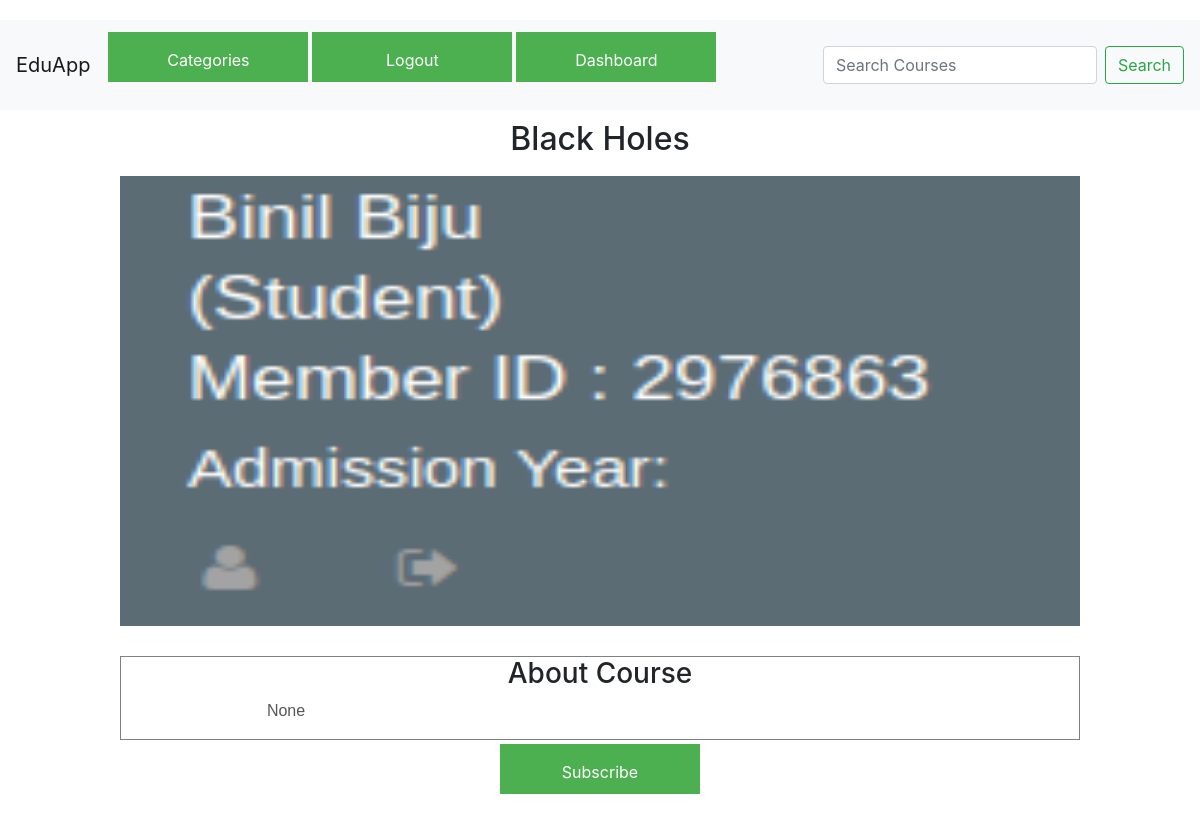
Page /course/black-holes/ (signed in) on the earlier database version.
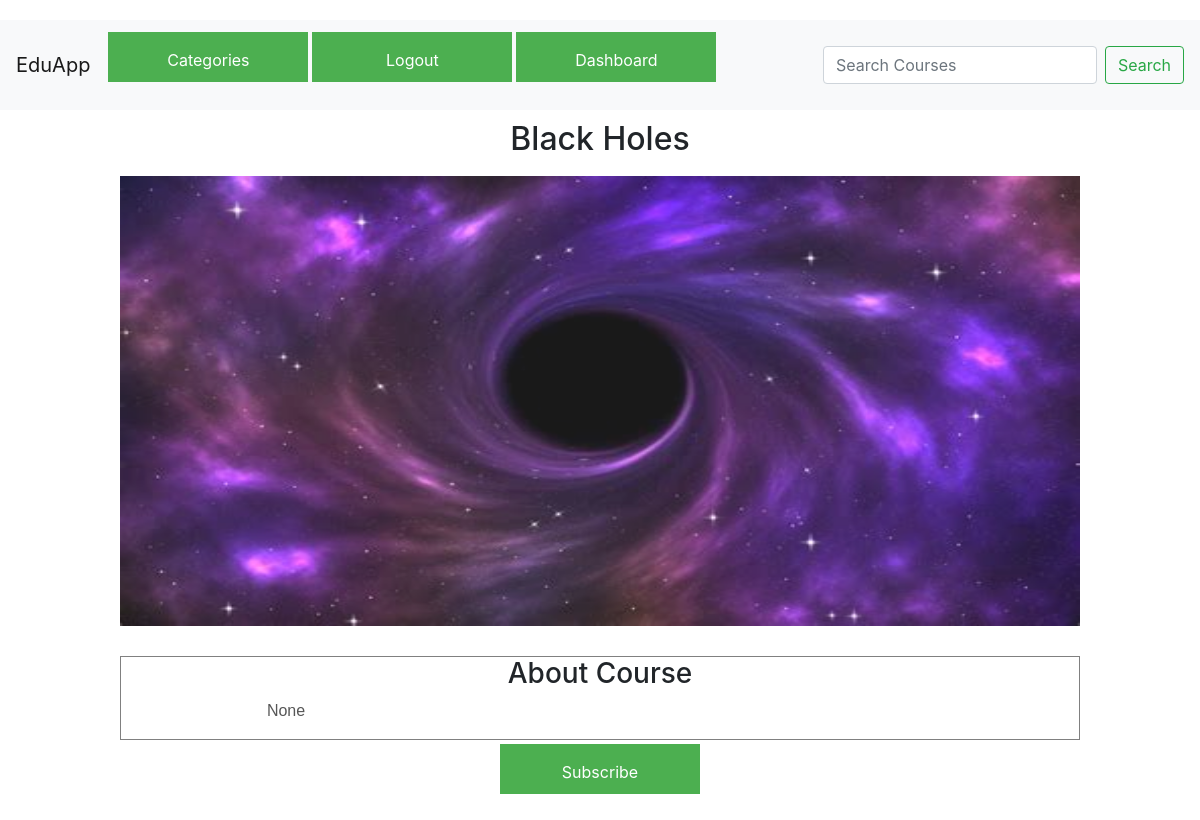
Same page on the later database version.
### app1/models.py (models this page shows, shortened)
class Course(models.Model):
    name = models.CharField(max_length=150)
    about = models.CharField(max_length=900, null=True, blank=True)
    category = models.ForeignKey(Category, on_delete=models.CASCADE)
    slug = models.SlugField(max_length=150, blank=True, null=True)
    lecturer = models.CharField(max_length=150, null=True, blank=True)
    date_created = models.DateTimeField(auto_now_add=True, null=True, blank=True, editable=True)
    date_modified = models.DateField(auto_now=True, null=True, blank=True, editable=True)
    thumbnail = models.ImageField(upload_to='thumbnails', null=True, blank=True)
    likes = models.ManyToManyField(User, blank=True)
    num_of_vids = models.IntegerField(null=True, blank=True)

### app1/views.py (the view)
# urls.py: path('course/<slug:slug>/', views.courseview, name='courseview'),
@login_required(login_url='login')
def courseview(request, slug):
    course = Course.objects.get(slug=slug)
    user = request.user
    if check_subscription(course, user):
        print("subscribed he")
        subscribed = True
    else:
        print("not subscribed he")
        subscribed = False
    like_status = "Like"
    print("likes", course.likes.all().count())
    likes = course.likes.all().count()
    if request.user in course.likes.all():
        print('user present')
        like_status = "Liked"
    else:
        print('user not present')
    num = course.num_of_vids
    print('num', num)
    vids_list = []
    for i in range(num):
        print('i', i)
        print('num', num)
        try:
            vid = video.objects.get(course=course, num=i)
            print(vid.title)
            vids_list.append(vid)
        except Exception as e:
            print(e)
    comment_form = CommentForm()
    complete_btn = ''
    if subscribed:
        sub = Subscription.objects.get(course=course, user=request.user)
        if sub.completed:
            complete_btn = "Mark Incomplete"
        else:
            complete_btn = "Mark Completed"
    return render(request, 'app1/course.html',
                  {'subscribed': subscribed, 'course': course, 'likes': likes, 'like_status': like_status,
                   'vids': vids_list,
                   'comment_form': comment_form, 'title': course.name, 'complete_btn': complete_btn})

### app1/forms.py
class CommentForm(ModelForm):
    class Meta:
        model = Comment
        fields = ['text']

### app1/views.py (called while the page is built)
def check_subscription(course, user):
    try:
        Subscription.objects.get(course=course, user=user)
        print("Has a subscription")
        return True
    except Exception as e:
        print("doesnt have subscription")
        return False

### app1/templates/app1/course.html (shortened to what this page needs)
{% extends 'base_layout.html' %}
{% block content %}
<div class="course-content">
    <div class="course-heading">
        <h2>{{course.name}}</h2>
    </div>
    <div class="course-background">
        <img src="{{course.thumbnail.url}}" alt="course-image" width="100%">
    </div>
</div>
<div class="course-descreption">
    <h3>About Course</h3>
    <p>{{course.about}}</p>
</div>
{% if subscribed %}
<h2>Subscribed</h2>
<form action="{% url 'subscribe' course.slug %}" method="POST">
    {% csrf_token %}
    <input type="submit" value="Unsubscribe">
</form>
<div class="likecourse">
    <form action="{% url 'likecourse' course.slug %}" method="POST">
        {% csrf_token %}
        <button style="margin-right: 30px;width: 80px; background-color: rgb(7, 23, 247); color: white;" type="submit">
            {{like_status}}
        </button>
    </form>
    <p>Likes - {{likes}}</p>
    {{status}}
</div>
<div class="course-video-container">
    <h2 style="margin: 20px 0 30px 150px ;">Course Content</h2>
    <div class="videos">
        {% for vid in vids %}
        <div class="video">
            <div class="video-heading">
                <h3>{{vid.title}}</h3>
            </div>
            <video class="displayVideo" controls controlsList="nodownload" style="height: 700px;">
                <source src="{{ vid.videofile.url }}">
                Your browser does not support the video tag.
            </video>
        </div>
        {% endfor %}
    <div class="completed">
        <form action="{% url 'complete_btn' course.slug %}" method="POST">
            {% csrf_token %}
            <input type="submit" value="{{complete_btn}}">
        </form>
    </div>
    </div>
</div>
{% else %}
<form action="{% url 'subscribe' course.slug %}" method="POST">
    <input class="textNode" type="submit" value="Subscribe">
</form>
{% endif %}
{% endblock %}

Differences in the rows shown:
changed Course "Black Holes": thumbnail: a different picture
